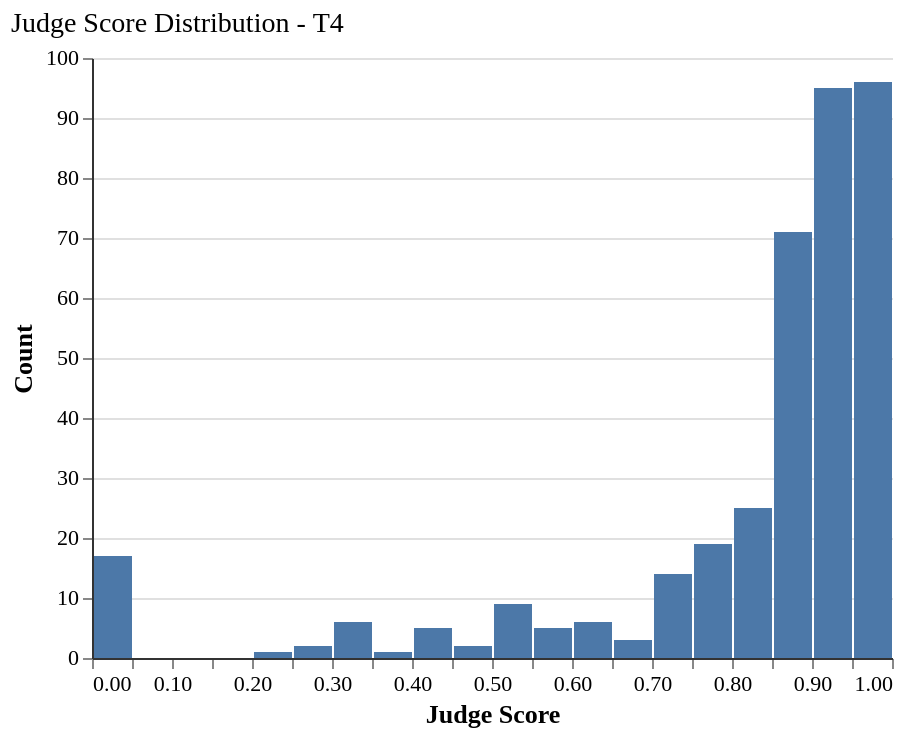

Specify this chart in Vega-Lite:
### Vega-Lite specification from a JSON file in a GitHub repository (floating-point values rounded to 4 significant figures; data arrays with more than 128 entries replaced by an {"elided": "..."} marker saying what was removed)
{"config": {"font": "serif", "axis": {"labelFontSize": 11, "titleFontSize": 13, "gridColor": "#e0e0e0", "domainColor": "#333333"}, "legend": {"labelFontSize": 11, "titleFontSize": 12}, "title": {"fontSize": 14, "anchor": "start", "fontWeight": "normal"}, "view": {"stroke": null, "continuousWidth": 400, "continuousHeight": 300}, "mark": {"tooltip": true}}, "data": {"name": "data-76071af8d266fccecd5ec01a50b77ad5"}, "mark": {"type": "bar"}, "encoding": {"x": {"bin": {"step": 0.05}, "field": "judge_score", "title": "Judge Score", "type": "quantitative"}, "y": {"aggregate": "count", "title": "Count", "type": "quantitative"}}, "height": 300, "title": "Judge Score Distribution - T4", "width": 400, "$schema": "https://vega.github.io/schema/vega-lite/v6.1.0.json", "datasets": {"data-76071af8d266fccecd5ec01a50b77ad5": {"elided": "377 records"}}}
